Frame 1 (no input): blank canvas, image omitted
Frame 60 (the mouse pressed at the canvas centre just before this capture): blank canvas, image omitted
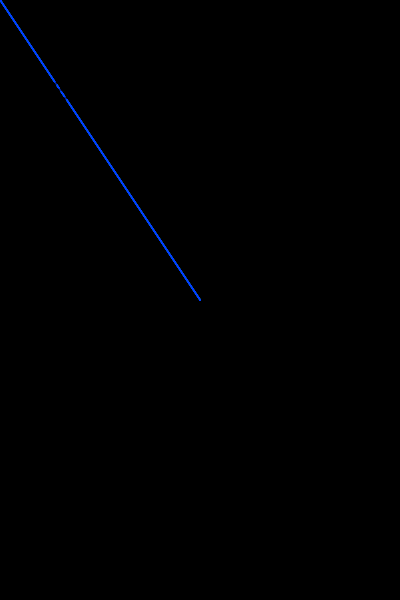
Frame 120 (the mouse held since frame 60 and released just before this capture)

The Processing sketch whose frames 1 and 60 were blank and that drew this single picture after the mouse press (run headless with seeded random() and noise(); from frame 60 on, the mouse is pressed at the canvas centre):

// Processing sketch: processing_83829
// ── processing_83829.pde

void setup()
{
  size(400,600);
  background(0,0,0);
  smooth();
  frameRate(5);
}
void draw()
{
  fill(0,0,0,75);
  stroke(0,65,255);
  line(0,0,mouseX,mouseY);
  textSize(40);
  textAlign(CENTER);
  text("Merry Christmas guys",200,100);
}
